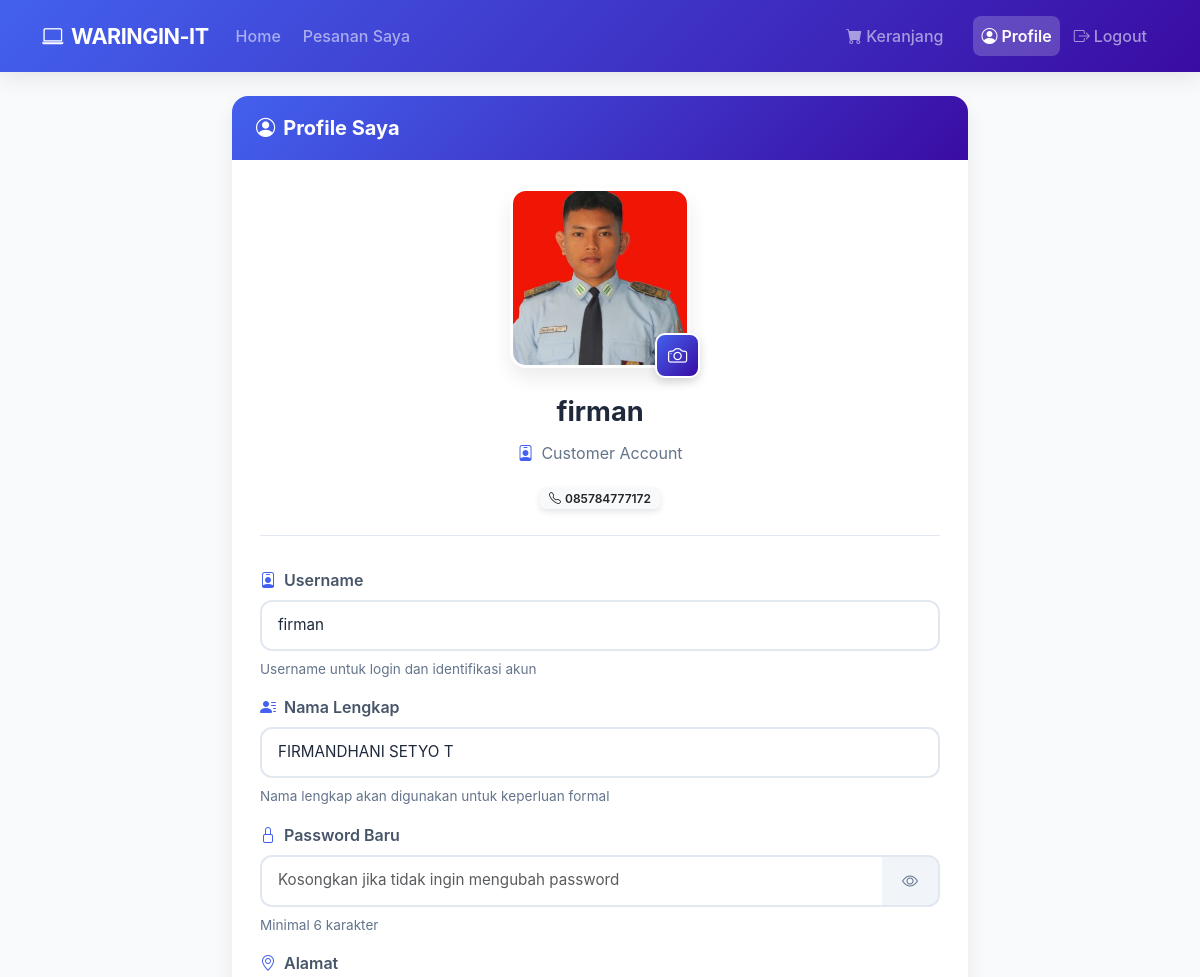
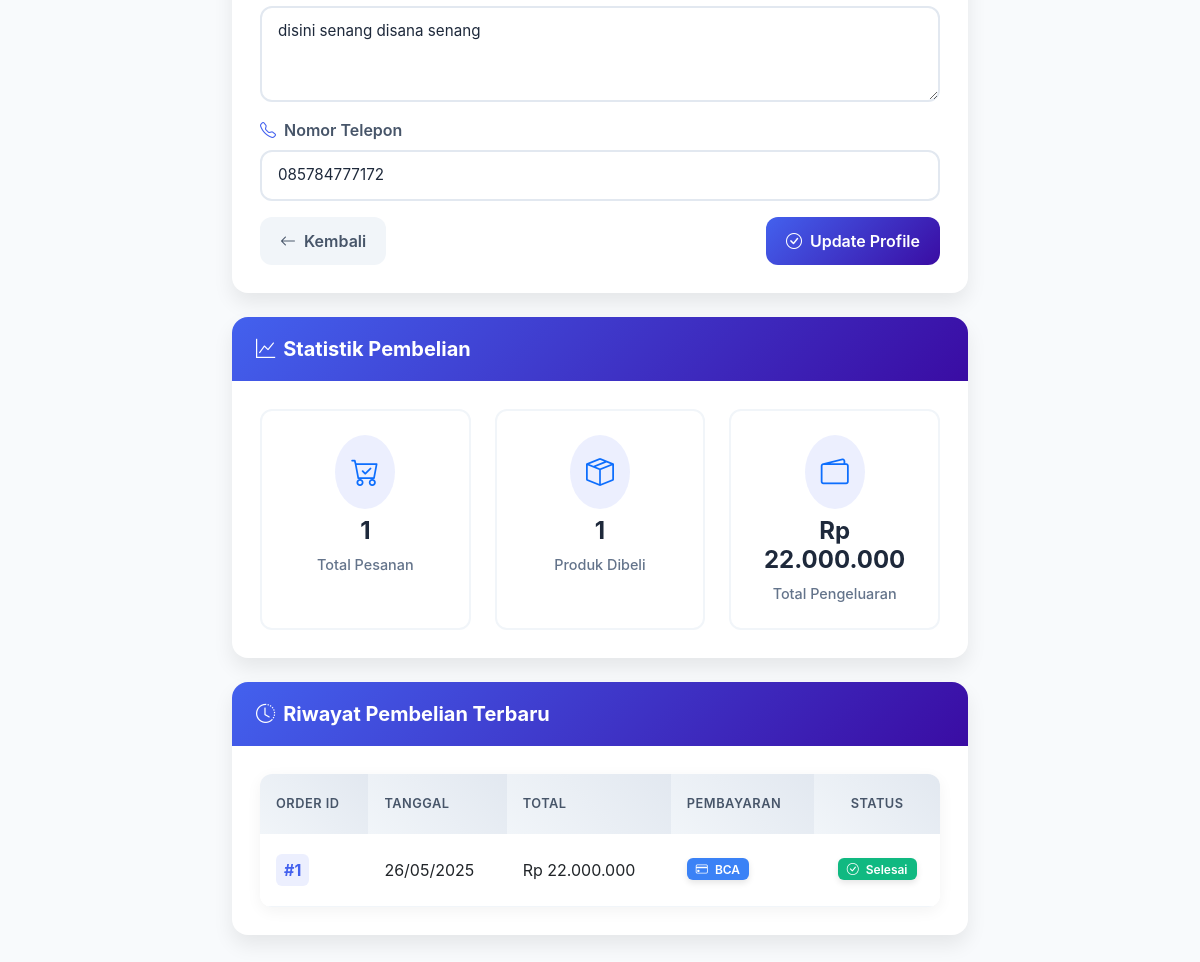
/user/profile.php (signed in), run on the app's committed database (2 pictures, top to bottom).
### tables this page shows
CREATE TABLE `tb_user` (
  `user_id` int(11) NOT NULL,
  `nama` varchar(255) NOT NULL,
  `nama_lengkap` varchar(255) NOT NULL,
  `password` varchar(255) NOT NULL,
  `alamat` longtext DEFAULT NULL,
  `telepon` varchar(15) DEFAULT NULL,
  `photo` varchar(255) DEFAULT NULL
);

CREATE TABLE `tb_pembelian` (
  `id_pembelian` int(11) NOT NULL,
  `user_id` int(11) DEFAULT NULL,
  `pembayaran_id` int(11) DEFAULT NULL,
  `tanggal` date NOT NULL,
  `bayar` decimal(10,2) DEFAULT NULL,
  `jumlah_pembayaran` decimal(10,2) DEFAULT NULL,
  `kembalian` decimal(10,2) DEFAULT NULL,
  `penjualan_id` int(11) DEFAULT NULL
);

CREATE TABLE `tb_pembayaran` (
  `pembayaran_id` int(11) NOT NULL,
  `jenis_pembayaran` varchar(255) NOT NULL
);

### config/koneksi.php (called while the page is built, shortened)
<?php
$host = 'localhost';
$username = 'root';
$password = '';
$database = 'toko_db';
$conn = mysqli_connect($host, $username, $password, $database);
function query($query) {
    global $conn;
    $result = mysqli_query($conn, $query);
    $rows = [];
    if ($result) {
        while ($row = mysqli_fetch_assoc($result)) {
            $rows[] = $row;
        }
    } else {
        error_log("Query error: " . mysqli_error($conn));
    }
    return $rows;
}
?>

### user/profile.php (the view, shortened to what this page needs)
<?php
require_once '../config/koneksi.php';
$user_id = $_SESSION['user_id'];
$user = query("SELECT * FROM tb_user WHERE user_id = $user_id")[0];
?>
<!DOCTYPE html>
<html lang="en">
<head>
    <link href="https://cdn.jsdelivr.net/npm/bootstrap@5.3.0/dist/css/bootstrap.min.css" rel="stylesheet">
    <link rel="stylesheet" href="https://cdn.jsdelivr.net/npm/bootstrap-icons@1.7.2/font/bootstrap-icons.css">
</head>
<body>
    <nav class="navbar navbar-expand-lg navbar-dark sticky-top">
        <div class="container">
            <a class="navbar-brand" href="index.php">
                <i class="bi bi-laptop me-2"></i>WARINGIN-IT
            </a>
            <div class="collapse navbar-collapse" id="navbarNav">
                <ul class="navbar-nav me-auto">
                    <li class="nav-item">
                        <a class="nav-link" href="index.php">Home</a>
                    </li>
                    <li class="nav-item">
                        <a class="nav-link" href="orders.php">Pesanan Saya</a>
                    </li>
                </ul>
                <ul class="navbar-nav">
                    <li class="nav-item me-3">
                        <a class="nav-link" href="cart.php">
                            <i class="bi bi-cart-fill me-1"></i>Keranjang
                        </a>
                    </li>
                    <li class="nav-item">
                        <a class="nav-link active" href="profile.php">
                            <i class="bi bi-person-circle me-1"></i>Profile
                        </a>
                    </li>
                    <li class="nav-item">
                        <a class="nav-link" href="../auth/logout.php">
                            <i class="bi bi-box-arrow-right me-1"></i>Logout
                        </a>
                    </li>
                </ul>
            </div>
        </div>
    </nav>
    <div class="container my-4">
        <div class="row justify-content-center">
            <div class="col-md-8">
                <div class="card mb-4">
                    <div class="card-header d-flex justify-content-between align-items-center">
                        <h5 class="mb-0">
                            <i class="bi bi-person-circle me-2"></i>Profile Saya
                        </h5>
                    </div>
                    <div class="card-body">
                        <form action="" method="post" id="profileForm" enctype="multipart/form-data">
                            <div class="profile-section">
                                <div class="profile-photo-container">
                                    <img src="<?= !empty($user['photo']) ? '../' . $user['photo'] : '../assets/img/default-profile.png'; ?>"
                                         alt="Profile Photo" class="profile-photo" id="currentPhoto">
                                    <label for="profile_photo" class="photo-overlay" title="Change profile photo">
                                        <i class="bi bi-camera"></i>
                                    </label>
                                </div>
                                <div class="profile-info">
                                    <div class="profile-name"><?= htmlspecialchars($user['nama']); ?></div>
                                    <div class="profile-username">
                                        <i class="bi bi-person-badge"></i>Customer Account
                                    </div>
                                    <div class="profile-actions">
                                        <span class="badge bg-light text-dark">
                                            <i class="bi bi-telephone me-1"></i><?= htmlspecialchars($user['telepon']); ?>
                                        </span>
                                    </div>
                                </div>
                            </div>
                           <div class="mb-3">
    <label for="nama" class="form-label">
        <i class="bi bi-person-badge me-2"></i>Username
    </label>
    <input type="text" class="form-control" id="nama" name="nama"
           value="<?= htmlspecialchars($user['nama']); ?>" required>
    <small class="text-muted">Username untuk login dan identifikasi akun</small>
</div>
<div class="mb-3">
    <label for="nama_lengkap" class="form-label">
        <i class="bi bi-person-lines-fill me-2"></i>Nama Lengkap
    </label>
    <input type="text" class="form-control" id="nama_lengkap" name="nama_lengkap"
           value="<?= htmlspecialchars($user['nama_lengkap'] ?? ''); ?>"
           placeholder="Masukkan nama lengkap Anda" required>
    <small class="text-muted">Nama lengkap akan digunakan untuk keperluan formal</small>
</div>
                            <div class="mb-3">
                                <label for="password" class="form-label">
                                    <i class="bi bi-lock me-2"></i>Password Baru
                                </label>
                                <div class="input-group">
                                    <input type="password" class="form-control" id="password" name="password"
                                           placeholder="Kosongkan jika tidak ingin mengubah password">
                                    <button class="btn btn-outline-secondary" type="button" id="togglePassword">
                                        <i class="bi bi-eye"></i>
                                    </button>
                                </div>
                                <small class="text-muted">Minimal 6 karakter</small>
                            </div>
                            <div class="mb-3">
                                <label for="alamat" class="form-label">
                                    <i class="bi bi-geo-alt me-2"></i>Alamat
                                </label>
                                <textarea class="form-control" id="alamat" name="alamat"
                                          rows="3" required><?= htmlspecialchars($user['alamat']); ?></textarea>
                            </div>
                            <div class="mb-3">
                                <label for="telepon" class="form-label">
                                    <i class="bi bi-telephone me-2"></i>Nomor Telepon
                                </label>
                                <input type="tel" class="form-control" id="telepon" name="telepon"
                                       value="<?= htmlspecialchars($user['telepon']); ?>" required>
                            </div>
                            <div class="d-flex justify-content-between align-items-center">
                                <a href="index.php" class="btn btn-light">
                                    <i class="bi bi-arrow-left me-2"></i>Kembali
                                </a>
                                <button type="submit" name="update" class="btn btn-primary">
                                    <i class="bi bi-check-circle me-2"></i>Update Profile
                                </button>
                            </div>
                        </form>
                    </div>
                </div>
                <div class="card mb-4">
                    <div class="card-header">
                        <h5 class="mb-0">
                            <i class="bi bi-graph-up me-2"></i>Statistik Pembelian
                        </h5>
                    </div>
                    <div class="card-body">
                        <?php
                        $total_orders = query("SELECT COUNT(*) as total FROM tb_pembelian WHERE user_id = $user_id")[0]['total'];
                        $total_products = query("SELECT COALESCE(SUM(dp.jumlah), 0) as total
                                               FROM tb_pembelian p
                                               LEFT JOIN tb_detail_pembelian dp ON p.id_pembelian = dp.id_pembelian
                                               WHERE p.user_id = $user_id")[0]['total'];
                        $total_spent = query("SELECT COALESCE(SUM(jumlah_pembayaran), 0) as total
                                            FROM tb_pembelian
                                            WHERE user_id = $user_id")[0]['total'];
                        ?>
                        <div class="row g-4">
                            <div class="col-md-4">
                                <div class="stats-card">
                                    <i class="bi bi-cart-check fs-3 text-primary mb-2"></i>
                                    <h4><?= $total_orders; ?></h4>
                                    <p>Total Pesanan</p>
                                </div>
                            </div>
                            <div class="col-md-4">
                                <div class="stats-card">
                                    <i class="bi bi-box-seam fs-3 text-primary mb-2"></i>
                                    <h4><?= $total_products; ?></h4>
                                    <p>Produk Dibeli</p>
                                </div>
                            </div>
                            <div class="col-md-4">
                                <div class="stats-card">
                                    <i class="bi bi-wallet2 fs-3 text-primary mb-2"></i>
                                    <h4>Rp <?= number_format($total_spent, 0, ',', '.'); ?></h4>
                                    <p>Total Pengeluaran</p>
                                </div>
                            </div>
                        </div>
                    </div>
                </div>
                <div class="card">
                    <div class="card-header">
                        <h5 class="mb-0">
                            <i class="bi bi-clock-history me-2"></i>Riwayat Pembelian Terbaru
                        </h5>
                    </div>
                    <div class="card-body">
                        <?php
                        $recent_orders = query("SELECT p.*, pb.jenis_pembayaran
                                             FROM tb_pembelian p
                                             LEFT JOIN tb_pembayaran pb ON p.pembayaran_id = pb.pembayaran_id
                                             WHERE p.user_id = $user_id
                                             ORDER BY p.tanggal DESC LIMIT 5");
                        ?>
                        <?php if (empty($recent_orders)) : ?>
                            <div class="text-center py-4">
                                <i class="bi bi-bag-x fs-1 text-muted mb-3 d-block"></i>
                                <p class="text-muted mb-0">Belum ada riwayat pembelian</p>
                            </div>
                        <?php else : ?>
                            <div class="table-responsive">
                                <table class="table table-hover align-middle mb-0">
                                    <thead>
                                        <tr>
                                            <th>Order ID</th>
                                            <th>Tanggal</th>
                                            <th>Total</th>
                                            <th>Pembayaran</th>
                                            <th class="text-center">Status</th>
                                        </tr>
                                    </thead>
                                    <tbody>
                                        <?php foreach ($recent_orders as $order) : ?>
                                            <tr>
                                                <td>
                                                    <span class="order-id">
                                                        #<?= htmlspecialchars($order['id_pembelian']); ?>
                                                    </span>
                                                </td>
                                                <td><?= date('d/m/Y', strtotime($order['tanggal'])); ?></td>
                                                <td>Rp <?= number_format($order['jumlah_pembayaran'], 0, ',', '.'); ?></td>
                                                <td>
                                                    <span class="badge bg-info">
                                                        <i class="bi bi-credit-card me-1"></i>
                                                        <?= htmlspecialchars($order['jenis_pembayaran'] ?? 'Tidak Diketahui'); ?>
                                                    </span>
                                                </td>
                                                <td class="text-center">
                                                    <?php
                                                    $status = $order['status'] ?? 'Selesai';
                                                    $statusClass = 'success';
                                                    $statusIcon = 'check-circle';
                                                    switch(strtolower($status)) {
                                                        default:
                                                            $statusClass = 'success';
                                                            $statusIcon = 'check-circle';
                                                    }
                                                    ?>
                                                    <span class="badge bg-<?= $statusClass ?>">
                                                        <i class="bi bi-<?= $statusIcon ?> me-1"></i>
                                                        <?= htmlspecialchars($status); ?>
                                                    </span>
                                                </td>
                                            </tr>
                                        <?php endforeach; ?>
                                    </tbody>
                                </table>
                            </div>
                        <?php endif; ?>
                    </div>
                </div>
            </div>
        </div>
    </div>
</body>
</html>

### data on the page
tb_user: photo (picture), nama "firman", telepon "085784777172", nama_lengkap "FIRMANDHANI SETYO T", alamat "disini senang disana senang"
tb_pembelian: id_pembelian "1", tanggal "26/05/2025", jumlah_pembayaran "22.000.000", pembayaran.jenis_pembayaran "BCA", status "Selesai"

### other printed values
$total_orders "1"
$total_products "1"
$total_spent "22.000.000"
